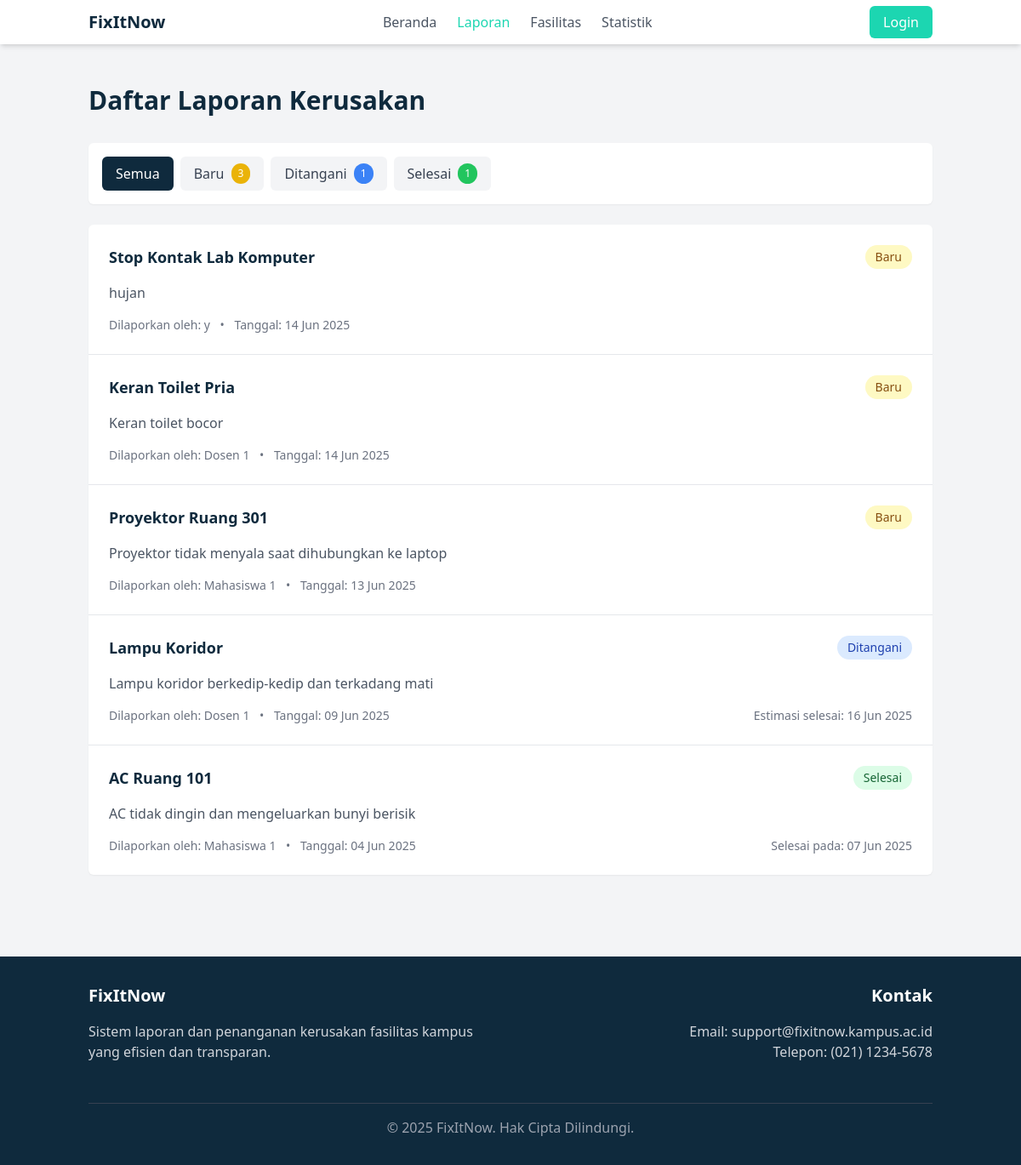
The app's page /laporan.php with its own data.
### tables this page shows
CREATE TABLE `laporan` (
  `id_laporan` int NOT NULL AUTO_INCREMENT,
  `id_pelapor` int NOT NULL,
  `id_fasilitas` int NOT NULL,
  `deskripsi_kerusakan` text NOT NULL,
  `status` enum('Baru','Ditangani','Selesai') NOT NULL DEFAULT 'Baru',
  `tanggal_lapor` datetime NOT NULL,
  `id_teknisi` int DEFAULT NULL,
  `estimasi_selesai` date DEFAULT NULL,
  `tanggal_selesai` datetime DEFAULT NULL,
  PRIMARY KEY (`id_laporan`),
  KEY `id_pelapor` (`id_pelapor`),
  KEY `id_fasilitas` (`id_fasilitas`),
  KEY `id_teknisi` (`id_teknisi`),
  CONSTRAINT `laporan_ibfk_1` FOREIGN KEY (`id_pelapor`) REFERENCES `users` (`id_user`),
  CONSTRAINT `laporan_ibfk_2` FOREIGN KEY (`id_fasilitas`) REFERENCES `fasilitas` (`id_fasilitas`),
  CONSTRAINT `laporan_ibfk_3` FOREIGN KEY (`id_teknisi`) REFERENCES `users` (`id_user`)
);

CREATE TABLE `fasilitas` (
  `id_fasilitas` int NOT NULL AUTO_INCREMENT,
  `nama_fasilitas` varchar(100) NOT NULL,
  `id_kategori` int NOT NULL,
  `lokasi` varchar(100) NOT NULL,
  PRIMARY KEY (`id_fasilitas`),
  KEY `id_kategori` (`id_kategori`),
  CONSTRAINT `fasilitas_ibfk_1` FOREIGN KEY (`id_kategori`) REFERENCES `kategori_fasilitas` (`id_kategori`)
);

CREATE TABLE `users` (
  `id_user` int NOT NULL AUTO_INCREMENT,
  `nama` varchar(100) NOT NULL,
  `email` varchar(100) NOT NULL,
  `password` varchar(255) NOT NULL,
  `role` enum('user','teknisi','admin') NOT NULL DEFAULT 'user',
  `created_at` timestamp NULL DEFAULT CURRENT_TIMESTAMP,
  PRIMARY KEY (`id_user`),
  UNIQUE KEY `email` (`email`)
);

### models/Laporan.php (called while the page is built, shortened)
<?php
class Laporan {
    protected $pdo;
    public function __construct(PDO $db_connection) {
        $this->pdo = $db_connection;
    }
    public function getReports($status = '', $page = 1, $perPage = 10) {
        $offset = ($page - 1) * $perPage;
        $params = [];
        $sql = "SELECT l.*, f.nama_fasilitas, u.nama as nama_pelapor
                FROM laporan l
                JOIN fasilitas f ON l.id_fasilitas = f.id_fasilitas
                JOIN users u ON l.id_pelapor = u.id_user";
        $perPage = (int)$perPage;
        $offset = (int)$offset;
        $sql .= " ORDER BY l.tanggal_lapor DESC LIMIT $perPage OFFSET $offset";
        $stmt = $this->pdo->prepare($sql);
        $stmt->execute($params);
        return $stmt->fetchAll(PDO::FETCH_ASSOC);
    }
    public function getReportsByStatus($status) {
        try {
            $query = "SELECT l.*, f.nama_fasilitas, u.nama as nama_pelapor
                      FROM laporan l
                      JOIN fasilitas f ON l.id_fasilitas = f.id_fasilitas
                      JOIN users u ON l.id_pelapor = u.id_user
                      WHERE l.status = ?";
            $stmt = $this->pdo->prepare($query);
            $stmt->execute([$status]);
            return $stmt->fetchAll(PDO::FETCH_ASSOC);
        } catch (PDOException $e) {
            throw new Exception("Error fetching reports by status: " . $e->getMessage());
        }
    }
}
?>

### laporan.php (the view, shortened to what this page needs)
<?php
require_once 'models/Laporan.php';
$db = new Database();
$conn = $db->getConnection();
$laporanModel = new Laporan($conn);
$status = isset($_GET['status']) ? $_GET['status'] : '';
$page = isset($_GET['page']) ? (int)$_GET['page'] : 1;
$perPage = 10;
$reports = $laporanModel->getReports($status, $page, $perPage);
$newCount = count($laporanModel->getReportsByStatus('Baru'));
$inProgressCount = count($laporanModel->getReportsByStatus('Ditangani'));
$completedCount = count($laporanModel->getReportsByStatus('Selesai'));
?>
<!DOCTYPE html>
<html lang="id">
<head>
    <script src="https://cdn.tailwindcss.com"></script>
</head>
<body class="bg-gray-100">
    <nav class="bg-white shadow-md">
        <div class="container mx-auto px-4 py-3 flex justify-between items-center">
            <div class="flex items-center">
                <a href="index.php" class="text-primary font-bold text-xl">FixItNow</a>
            </div>
            <div class="hidden md:flex space-x-6">
                <a href="index.php" class="text-gray-600 hover:text-secondary">Beranda</a>
                <a href="laporan.php" class="text-secondary font-medium">Laporan</a>
                <a href="fasilitas.php" class="text-gray-600 hover:text-secondary">Fasilitas</a>
                <a href="statistik.php" class="text-gray-600 hover:text-secondary">Statistik</a>
            </div>
            <div>
                <?php if(isset($_SESSION['user_id'])): ?>
                    <div class="flex items-center space-x-4">
                        <span class="text-gray-600"><?= $_SESSION['user_name'] ?></span>
                        <a href="logout.php" class="bg-primary text-white px-4 py-2 rounded-md hover:bg-primary-light">Logout</a>
                    </div>
                <?php else: ?>
                    <a href="login.php" class="bg-secondary text-white px-4 py-2 rounded-md hover:bg-secondary-light">Login</a>
                <?php endif; ?>
            </div>
        </div>
    </nav>
    <div class="container mx-auto px-4 py-12">
        <div class="flex justify-between items-center mb-8">
            <h1 class="text-3xl font-bold text-primary">Daftar Laporan Kerusakan</h1>
        </div>
        <div class="bg-white p-4 rounded-md shadow-sm mb-6">
            <div class="flex flex-wrap gap-2">
                <a href="laporan.php" class="<?= $status === '' ? 'bg-primary text-white' : 'bg-gray-100 text-gray-700 hover:bg-gray-200' ?> px-4 py-2 rounded-md">
                    Semua
                </a>
                <a href="laporan.php?status=Baru" class="<?= $status === 'Baru' ? 'bg-primary text-white' : 'bg-gray-100 text-gray-700 hover:bg-gray-200' ?> px-4 py-2 rounded-md flex items-center">
                    Baru
                    <span class="ml-2 bg-yellow-500 text-white text-xs px-2 py-1 rounded-full"><?= $newCount ?></span>
                </a>
                <a href="laporan.php?status=Ditangani" class="<?= $status === 'Ditangani' ? 'bg-primary text-white' : 'bg-gray-100 text-gray-700 hover:bg-gray-200' ?> px-4 py-2 rounded-md flex items-center">
                    Ditangani
                    <span class="ml-2 bg-blue-500 text-white text-xs px-2 py-1 rounded-full"><?= $inProgressCount ?></span>
                </a>
                <a href="laporan.php?status=Selesai" class="<?= $status === 'Selesai' ? 'bg-primary text-white' : 'bg-gray-100 text-gray-700 hover:bg-gray-200' ?> px-4 py-2 rounded-md flex items-center">
                    Selesai
                    <span class="ml-2 bg-green-500 text-white text-xs px-2 py-1 rounded-full"><?= $completedCount ?></span>
                </a>
            </div>
        </div>
        <div class="bg-white rounded-md shadow-sm overflow-hidden">
            <?php if (empty($reports)): ?>
                <div class="p-8 text-center">
                    <p class="text-gray-500">Tidak ada laporan yang ditemukan.</p>
                </div>
            <?php else: ?>
                <div class="grid grid-cols-1 divide-y">
                    <?php foreach($reports as $report): ?>
                        <div class="p-6">
                            <div class="flex flex-wrap justify-between mb-4">
                                <h3 class="text-lg font-bold text-primary"><?= $report['nama_fasilitas'] ?></h3>
                                <span class="<?= getStatusClass($report['status']) ?> px-3 py-1 rounded-full text-sm">
                                    <?= $report['status'] ?>
                                </span>
                            </div>
                            <p class="text-gray-600 mb-4"><?= $report['deskripsi_kerusakan'] ?></p>
                            <div class="flex flex-wrap justify-between text-sm text-gray-500">
                                <div>
                                    <span>Dilaporkan oleh: <?= $report['nama_pelapor'] ?></span>
                                    <span class="mx-2">•</span>
                                    <span>Tanggal: <?= date('d M Y', strtotime($report['tanggal_lapor'])) ?></span>
                                </div>
                                <div>
                                    <?php if($report['status'] === 'Ditangani'): ?>
                                        <span>Estimasi selesai: <?= date('d M Y', strtotime($report['estimasi_selesai'])) ?></span>
                                    <?php elseif($report['status'] === 'Selesai'): ?>
                                        <span>Selesai pada: <?= date('d M Y', strtotime($report['tanggal_selesai'])) ?></span>
                                    <?php endif; ?>
                                </div>
                            </div>
                        </div>
                    <?php endforeach; ?>
                </div>
            <?php endif; ?>
        </div>
    </div>
    <footer class="bg-primary text-white py-8 mt-12">
        <div class="container mx-auto px-4">
            <div class="grid grid-cols-1 md:grid-cols-2 gap-8">
                <div>
                    <h3 class="text-xl font-bold mb-4">FixItNow</h3>
                    <p class="text-gray-300 mb-4">Sistem laporan dan penanganan kerusakan fasilitas kampus yang efisien dan transparan.</p>
                </div>
                <div class="md:text-right">
                    <h3 class="text-xl font-bold mb-4">Kontak</h3>
                    <p class="text-gray-300">Email: support@fixitnow.kampus.ac.id</p>
                    <p class="text-gray-300">Telepon: (021) 1234-5678</p>
                </div>
            </div>
            <div class="border-t border-gray-700 mt-8 pt-4 text-center text-gray-400">
                <p>&copy; <?= date('Y') ?> FixItNow. Hak Cipta Dilindungi.</p>
            </div>
        </div>
    </footer>
    <?php
    function getStatusClass($status) {
        switch($status) {
            case 'Baru':
                return 'bg-yellow-100 text-yellow-800';
            case 'Ditangani':
                return 'bg-blue-100 text-blue-800';
            case 'Selesai':
                return 'bg-green-100 text-green-800';
        }
    }
    ?>
</body>
</html>

### records on screen
laporan: id_fasilitas.nama_fasilitas "Stop Kontak Lab Komputer", status "Baru", deskripsi_kerusakan "hujan", id_pelapor.nama "y", tanggal_lapor "14 Jun 2025"
laporan: id_fasilitas.nama_fasilitas "Keran Toilet Pria", status "Baru", deskripsi_kerusakan "Keran toilet bocor", id_pelapor.nama "Dosen 1", tanggal_lapor "14 Jun 2025"
laporan: id_fasilitas.nama_fasilitas "Proyektor Ruang 301", status "Baru", deskripsi_kerusakan "Proyektor tidak menyala saat dihubungkan ke laptop", id_pelapor.nama "Mahasiswa 1", tanggal_lapor "13 Jun 2025"
laporan: id_fasilitas.nama_fasilitas "Lampu Koridor", status "Ditangani", deskripsi_kerusakan "Lampu koridor berkedip-kedip dan terkadang mati", id_pelapor.nama "Dosen 1", tanggal_lapor "09 Jun 2025", estimasi_selesai "16 Jun 2025"
laporan: id_fasilitas.nama_fasilitas "AC Ruang 101", status "Selesai", deskripsi_kerusakan "AC tidak dingin dan mengeluarkan bunyi berisik", id_pelapor.nama "Mahasiswa 1", tanggal_lapor "04 Jun 2025", tanggal_selesai "07 Jun 2025"

### other values on screen
$newCount "3"
$inProgressCount "1"
$completedCount "1"
